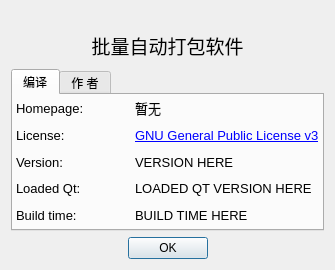
<?xml version="1.0" encoding="UTF-8"?>
<ui version="4.0">
 <class>About</class>
 <widget class="QDialog" name="About">
  <property name="geometry">
   <rect>
    <x>0</x>
    <y>0</y>
    <width>335</width>
    <height>270</height>
   </rect>
  </property>
  <property name="windowTitle">
   <string>关于</string>
  </property>
  <layout class="QVBoxLayout" name="verticalLayout">
   <item>
    <widget class="QLabel" name="logo">
     <property name="sizePolicy">
      <sizepolicy hsizetype="Minimum" vsizetype="Minimum">
       <horstretch>0</horstretch>
       <verstretch>0</verstretch>
      </sizepolicy>
     </property>
     <property name="maximumSize">
      <size>
       <width>16777215</width>
       <height>80</height>
      </size>
     </property>
     <property name="text">
      <string/>
     </property>
     <property name="pixmap">
      <pixmap>:/about/logo.png</pixmap>
     </property>
     <property name="alignment">
      <set>Qt::AlignCenter</set>
     </property>
    </widget>
   </item>
   <item>
    <widget class="QLabel" name="subtitle">
     <property name="minimumSize">
      <size>
       <width>0</width>
       <height>32</height>
      </size>
     </property>
     <property name="font">
      <font>
       <pointsize>14</pointsize>
      </font>
     </property>
     <property name="text">
      <string>批量自动打包软件</string>
     </property>
     <property name="alignment">
      <set>Qt::AlignHCenter|Qt::AlignTop</set>
     </property>
    </widget>
   </item>
   <item>
    <widget class="QTabWidget" name="tabWidget">
     <property name="currentIndex">
      <number>0</number>
     </property>
     <widget class="QWidget" name="generalTab">
      <attribute name="title">
       <string>编译</string>
      </attribute>
      <layout class="QVBoxLayout" name="verticalLayout_2">
       <property name="leftMargin">
        <number>0</number>
       </property>
       <property name="topMargin">
        <number>0</number>
       </property>
       <property name="rightMargin">
        <number>0</number>
       </property>
       <property name="bottomMargin">
        <number>0</number>
       </property>
       <item>
        <layout class="QGridLayout" name="gridLayout">
         <property name="leftMargin">
          <number>3</number>
         </property>
         <property name="topMargin">
          <number>3</number>
         </property>
         <property name="rightMargin">
          <number>3</number>
         </property>
         <property name="bottomMargin">
          <number>3</number>
         </property>
         <item row="0" column="0">
          <widget class="QLabel" name="lbHomepage">
           <property name="font">
            <font>
             <pointsize>10</pointsize>
            </font>
           </property>
           <property name="text">
            <string>Homepage:</string>
           </property>
          </widget>
         </item>
         <item row="0" column="1">
          <widget class="QLabel" name="lbHomepageDisplay">
           <property name="font">
            <font>
             <pointsize>10</pointsize>
            </font>
           </property>
           <property name="text">
            <string notr="true">暂无</string>
           </property>
           <property name="textFormat">
            <enum>Qt::AutoText</enum>
           </property>
           <property name="indent">
            <number>5</number>
           </property>
           <property name="openExternalLinks">
            <bool>true</bool>
           </property>
           <property name="textInteractionFlags">
            <set>Qt::TextBrowserInteraction</set>
           </property>
          </widget>
         </item>
         <item row="2" column="0">
          <widget class="QLabel" name="lbVersion">
           <property name="font">
            <font>
             <pointsize>10</pointsize>
            </font>
           </property>
           <property name="text">
            <string>Version:</string>
           </property>
          </widget>
         </item>
         <item row="2" column="1">
          <widget class="QLabel" name="lbVersionDisplay">
           <property name="font">
            <font>
             <pointsize>10</pointsize>
            </font>
           </property>
           <property name="text">
            <string notr="true">VERSION HERE</string>
           </property>
           <property name="indent">
            <number>5</number>
           </property>
          </widget>
         </item>
         <item row="3" column="0">
          <widget class="QLabel" name="lbLoadedQt">
           <property name="font">
            <font>
             <pointsize>10</pointsize>
            </font>
           </property>
           <property name="text">
            <string>Loaded Qt:</string>
           </property>
          </widget>
         </item>
         <item row="3" column="1">
          <widget class="QLabel" name="lbLoadedQtDisplay">
           <property name="font">
            <font>
             <pointsize>10</pointsize>
            </font>
           </property>
           <property name="cursor">
            <cursorShape>ArrowCursor</cursorShape>
           </property>
           <property name="text">
            <string notr="true">LOADED QT VERSION HERE</string>
           </property>
           <property name="indent">
            <number>5</number>
           </property>
          </widget>
         </item>
         <item row="1" column="1">
          <widget class="QLabel" name="lbLicenseDisplay">
           <property name="font">
            <font>
             <pointsize>10</pointsize>
            </font>
           </property>
           <property name="text">
            <string>&lt;a href=&quot;http://www.gnu.org/licenses/gpl-3.0-standalone.html&quot;&gt;GNU General Public License v3&lt;/a&gt;</string>
           </property>
           <property name="indent">
            <number>5</number>
           </property>
           <property name="openExternalLinks">
            <bool>true</bool>
           </property>
          </widget>
         </item>
         <item row="4" column="0">
          <widget class="QLabel" name="lbBuildTime">
           <property name="font">
            <font>
             <pointsize>10</pointsize>
            </font>
           </property>
           <property name="text">
            <string>Build time:</string>
           </property>
          </widget>
         </item>
         <item row="4" column="1">
          <widget class="QLabel" name="lbBuildTimeDisplay">
           <property name="font">
            <font>
             <pointsize>10</pointsize>
            </font>
           </property>
           <property name="text">
            <string notr="true">BUILD TIME HERE</string>
           </property>
           <property name="indent">
            <number>5</number>
           </property>
          </widget>
         </item>
         <item row="1" column="0">
          <widget class="QLabel" name="lbLicense">
           <property name="font">
            <font>
             <pointsize>10</pointsize>
            </font>
           </property>
           <property name="text">
            <string>License:</string>
           </property>
          </widget>
         </item>
        </layout>
       </item>
      </layout>
     </widget>
     <widget class="QWidget" name="authorsTab">
      <attribute name="title">
       <string>作 者</string>
      </attribute>
      <layout class="QVBoxLayout" name="verticalLayout_3">
       <property name="leftMargin">
        <number>0</number>
       </property>
       <property name="topMargin">
        <number>0</number>
       </property>
       <property name="rightMargin">
        <number>0</number>
       </property>
       <property name="bottomMargin">
        <number>0</number>
       </property>
       <item>
        <widget class="QTextEdit" name="creditsDisplay"/>
       </item>
      </layout>
     </widget>
    </widget>
   </item>
   <item>
    <widget class="QDialogButtonBox" name="buttonBox">
     <property name="orientation">
      <enum>Qt::Horizontal</enum>
     </property>
     <property name="standardButtons">
      <set>QDialogButtonBox::Ok</set>
     </property>
     <property name="centerButtons">
      <bool>true</bool>
     </property>
    </widget>
   </item>
  </layout>
 </widget>
 <resources>
  <include location="../Resource/About/About.qrc"/>
 </resources>
 <connections>
  <connection>
   <sender>buttonBox</sender>
   <signal>accepted()</signal>
   <receiver>About</receiver>
   <slot>accept()</slot>
   <hints>
    <hint type="sourcelabel">
     <x>248</x>
     <y>254</y>
    </hint>
    <hint type="destinationlabel">
     <x>157</x>
     <y>274</y>
    </hint>
   </hints>
  </connection>
  <connection>
   <sender>buttonBox</sender>
   <signal>rejected()</signal>
   <receiver>About</receiver>
   <slot>reject()</slot>
   <hints>
    <hint type="sourcelabel">
     <x>316</x>
     <y>260</y>
    </hint>
    <hint type="destinationlabel">
     <x>286</x>
     <y>274</y>
    </hint>
   </hints>
  </connection>
 </connections>
</ui>
